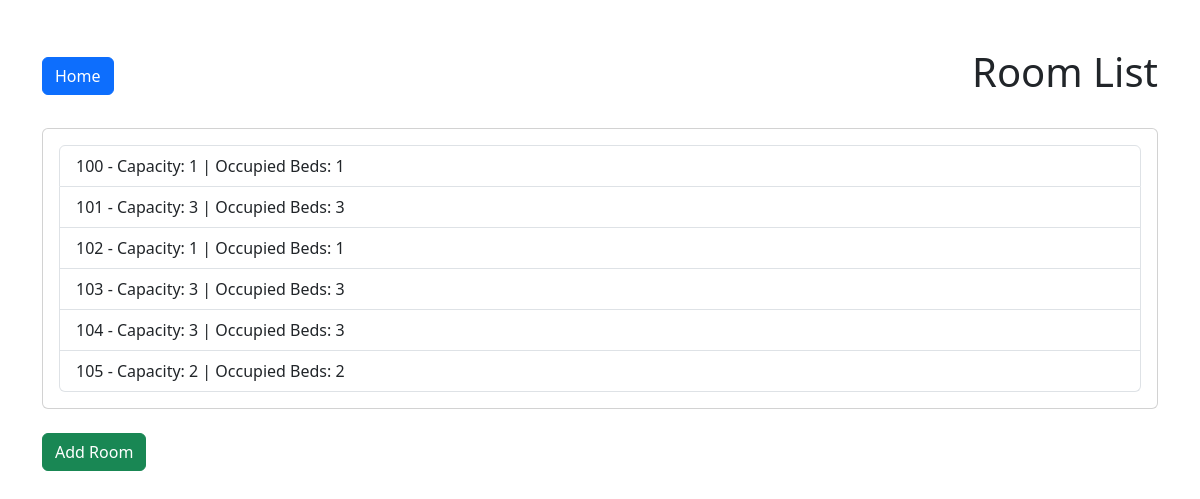
The app's page /rooms/ (signed in) with its own data.
### hostel/models.py (models this page shows, shortened)
class Room (models.Model):
    room_number = models.CharField(max_length=10, unique=True)
    capacity = models.IntegerField()
    occupied_beds = models.IntegerField(default=0)

### hostel/views.py (the view)
# urls.py: path('rooms/', RoomListView.as_view(), name='room_list'),
@method_decorator(login_required, name='dispatch')
class RoomListView(ListView):
    model = Room
    template_name = 'hostel/room-list.html'
    context_object_name = 'rooms'

### hostel/templates/hostel/room_list.html (shortened to what this page needs)
<!DOCTYPE html>
<html lang="en">
<head>
    <link href="https://cdn.jsdelivr.net/npm/bootstrap@5.3.0-alpha1/dist/css/bootstrap.min.css" rel="stylesheet">
</head>
<body>
    <div class="container mt-5">
        <div class="d-flex justify-content-between align-items-center mb-4">
            <a href="{% url 'home' %}" class="btn btn-primary">Home</a>
            <h1 class="text-center">Room List</h1>
        </div>
        <div class="card">
            <div class="card-body">
                <ul class="list-group">
                    {% for room in rooms %}
                        <li class="list-group-item d-flex justify-content-between align-items-center">
                            {{ room.room_number }} - Capacity: {{ room.capacity }} | Occupied Beds: {{ room.occupied_beds }}
                        </li>
                    {% endfor %}
                </ul>
            </div>
        </div>
        <div class="mt-4">
            <a href="{% url 'room_add' %}" class="btn btn-success">Add Room</a>
        </div>
    </div>
</body>
</html>

### records on screen
Room: room_number "100", capacity "1", occupied_beds "1"
Room: room_number "101", capacity "3", occupied_beds "3"
Room: room_number "102", capacity "1", occupied_beds "1"
Room: room_number "103", capacity "3", occupied_beds "3"
Room: room_number "104", capacity "3", occupied_beds "3"
Room: room_number "105", capacity "2", occupied_beds "2"
